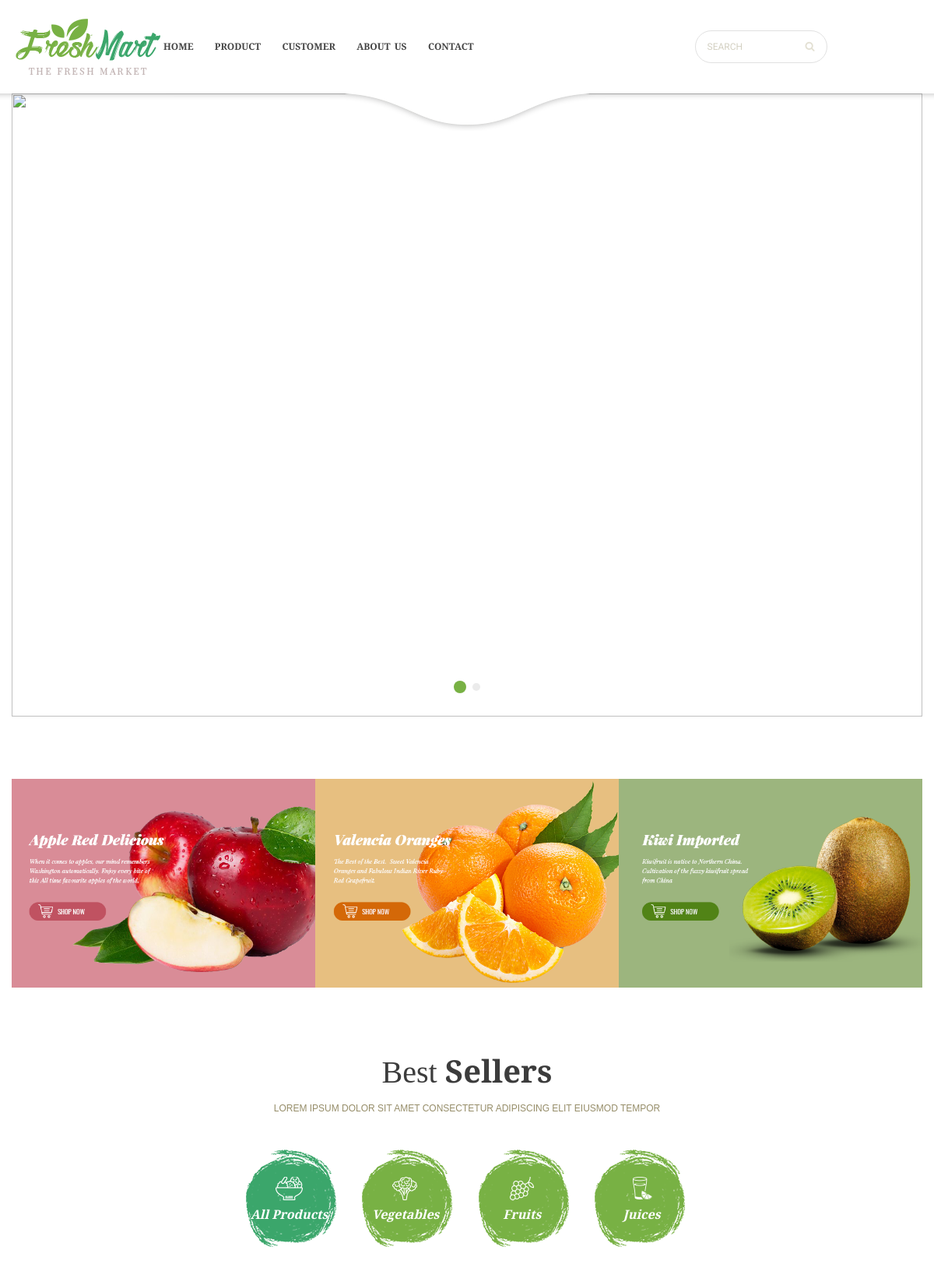
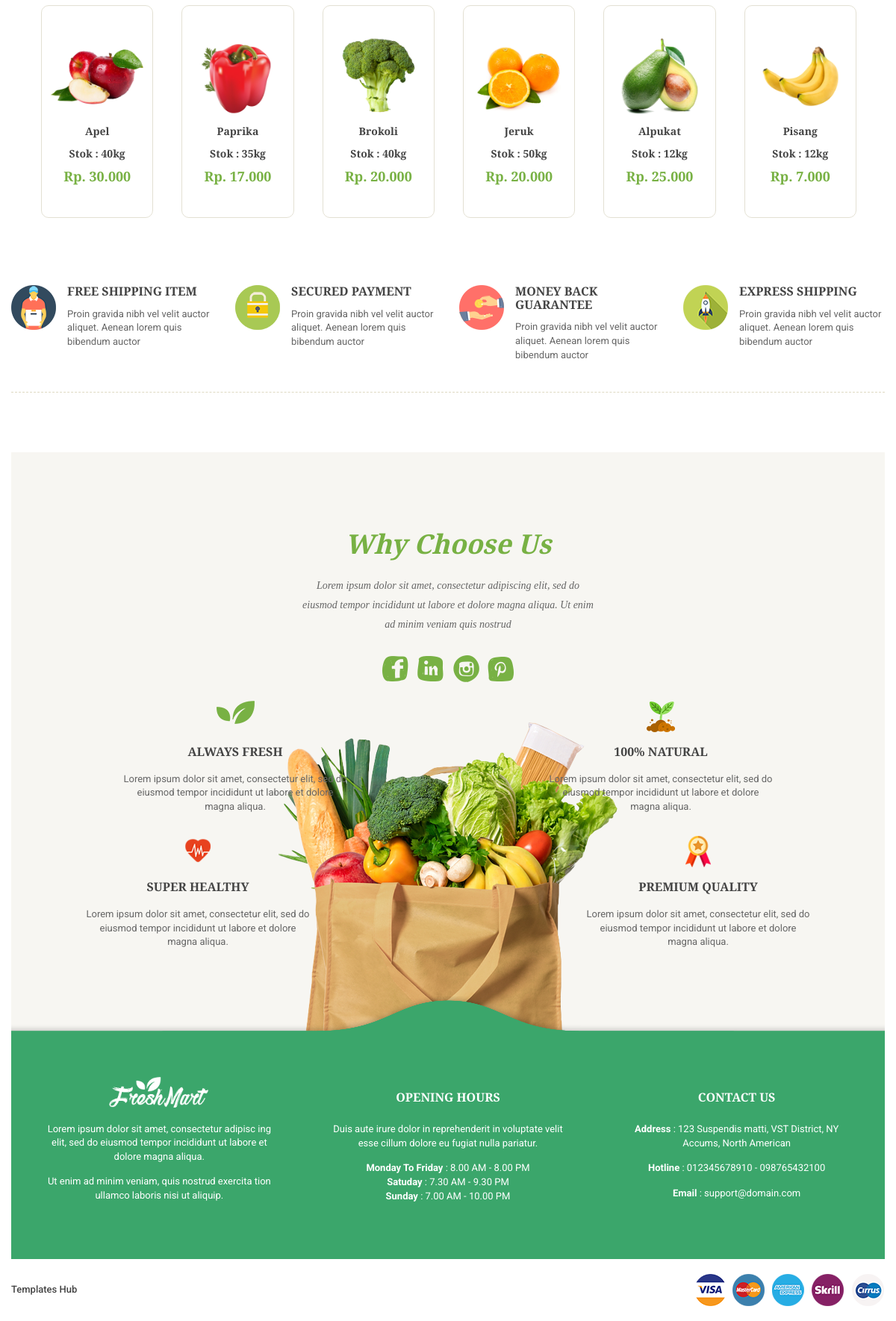
The app's page /home.php with its own data (2 pictures, top to bottom).
### tables this page shows
CREATE TABLE `produk` (
  `id_produk` int(11) NOT NULL,
  `nama_produk` varchar(50) NOT NULL,
  `id_kategori` int(10) NOT NULL,
  `stok` int(10) NOT NULL,
  `satuan` varchar(5) NOT NULL,
  `harga` int(11) NOT NULL,
  `gambar` varchar(100) DEFAULT NULL
);

### home.php (the view, shortened to what this page needs)
<!DOCTYPE php>
<php lang="zxx">
<head>
		<link rel="stylesheet" href="libs/bootstrap/css/bootstrap.css">
		<link rel="stylesheet" href="libs/font-awesome/css/font-awesome.min.css">
		<link rel="stylesheet" href="libs/font-material/css/material-design-iconic-font.min.css">
		<link rel="stylesheet" href="libs/nivo-slider/css/nivo-slider.css">
		<link rel="stylesheet" href="libs/nivo-slider/css/animate.css">
		<link rel="stylesheet" href="libs/nivo-slider/css/style.css">
		<link rel="stylesheet" href="libs/owl.carousel/assets/owl.carousel.min.css">
		<link rel="stylesheet" href="libs/slider-range/css/jslider.css">
		<link rel="stylesheet" href="css/style.css">
		<link rel="stylesheet" href="css/reponsive.css">
	</head>
	<body class="home home-4">
		<div id="all">
			<header id="header">
				<div class="header-top">
					<div class="container">
						<div class="row margin-0">
							<div class="col-lg-2 col-md-2 col-sm-12 padding-0">
								<div class="logo">
									<a href="home.php">
										<img class="img-responsive" src="img/logo.png" alt="Logo">
									</a>
								</div>
							</div>
							<div class="col-lg-7 col-md-7 col-sm-12 padding-0">
								<div id="main-menu">
									<ul class="menu">
										<li class="dropdown">
											<a href="#" title="Homepage">Home</a>
										</li>
										<li class="dropdown">
											<a href="produk/product.php" title="Product">Product</a>
										</li>
										<li class="dropdown">
											<a href="customer/page-customer.php">Customer</a>
										</li>
										<li>
											<a href="page-about-us.php">About Us</a>
										</li>
										<li>
											<a href="page-contact.php">Contact</a>
										</li>
									</ul>
								</div>
							</div>
							<div class="col-lg-3 col-md-3 col-sm-12 padding-0">
								<div class="form-search">
									<form action="#" method="get">
										<input type="text" class="form-input" placeholder="Search">
										<button type="submit" class="fa fa-search"></button>
									</form>
								</div>
							</div>
						</div>
					</div>
				</div>
			</header>
			<div id="content" class="site-content">
				<div class="section slideshow">
					<div class="container">
						<div class="tiva-slideshow-wrapper">
							<div id="tiva-slideshow" class="nivoSlider">
							</div>
						</div>
						<div class="section banners-block">
							<div class="row margin-0">
								<div class="col-lg-4 col-md-4 col-sm-4 col-xs-12 padding-0">
									<div class="banner-item effect">
										<a href="#">
											<img class="img-responsive" src="img/banner/home1-banner-1.png" alt="Banner 1">
										</a>
									</div>
								</div>
								<div class="col-lg-4 col-md-4 col-sm-4 col-xs-12 padding-0">
									<div class="banner-item effect">
										<a href="#">
											<img class="img-responsive" src="img/banner/home1-banner-2.png" alt="Banner 2">
										</a>
									</div>
								</div>
								<div class="col-lg-4 col-md-4 col-sm-4 col-xs-12 padding-0">
									<div class="banner-item effect">
										<a href="#">
											<img class="img-responsive" src="img/banner/home1-banner-3.png" alt="Banner 3">
										</a>
									</div>
								</div>
							</div>
						</div>
					</div>
				</div>
				<div class="section products-block product-tab nav-color show-hover nav-round best-sellers">
					<div class="block-title">
						<h2 class="title">Best <span>Sellers</span></h2>
						<div class="sub-title">Lorem ipsum dolor sit amet consectetur adipiscing elit eiusmod tempor</div>
					</div>
					<div class="block-content">
						<div class="tab-nav">
							<ul>
								<li class="active">
									<a data-toggle="tab" href="#all-products">
										<img src="img/product/product-category-0.png" alt="All Product">
										<span>All Products</span>
									</a>
								</li>
								<li>
									<a data-toggle="tab" href="#vegetables">
										<img src="img/product/product-category-1.png" alt="Vegetables">
										<span>Vegetables</span>
									</a>
								</li>
								<li>
									<a data-toggle="tab" href="#fruits">
										<img src="img/product/product-category-2.png" alt="Fruits">
										<span>Fruits</span>
									</a>
								</li>
								<li>
									<a data-toggle="tab" href="#juices">
										<img src="img/product/product-category-4.png" alt="Juices">
										<span>Juices</span>
									</a>
								</li>
							</ul>
						</div>
						<div class="tab-content">
							<?php
								include "connection.php";
								$query_all = mysqli_query($connection, "SELECT * FROM produk INNER JOIN kategori ON produk.id_kategori = kategori.id_kategori");
							?>
							<div role="tabpanel" class="tab-pane fade in active" id="all-products">
								<div class="products owl-theme owl-carousel">
									<?php
                						while ($data = mysqli_fetch_array($query_all)) {
                					?>
										<div class="product-item">
											<div class="product-image">
												<a href="product-detail-left-sidebar.php">
													<img class="img-responsive" src="img/product/<?php echo $data['gambar'];?>" alt="Product Image">
												</a>
											</div>
											<div class="product-title">
												<a href="product-detail-left-sidebar.php">
													<?php echo $data['nama_produk'];?>
												</a>
											</div>
											<div class="product-title">
												<a href="product-detail-left-sidebar.php">
												Stok : 	<?php echo $data['stok']. $data['satuan'];?>
												</a>
											</div>
											<div class="product-price">
												<span class="sale-price"><?php $angka = $data['harga']; echo "Rp. " . number_format($angka,0,',','.'); ?></span>
											</div>
										</div>
								<?php } ?>
								</div>
							</div>
						</div>
					</div>
				</div>
				<div class="section payment-intro">
					<div class="container">
						<div class="payment-wrap">
							<div class="row">
								<div class="col-lg-3 col-md-3 col-sm-6 col-xs-12">
									<div class="item d-flex">
										<div class="item-left">
											<img src="img/home1-payment-1.png" alt="Payment Intro">
										</div>
										<div class="item-right">
											<h3 class="title">Free Shipping item</h3>
											<div class="content">Proin gravida nibh vel velit auctor aliquet. Aenean lorem quis bibendum auctor</div>
										</div>
									</div>
								</div>
								<div class="col-lg-3 col-md-3 col-sm-6 col-xs-12">
									<div class="item d-flex">
										<div class="item-left">
											<img src="img/home1-payment-2.png" alt="Payment Intro">
										</div>
										<div class="item-right">
											<h3 class="title">Secured Payment</h3>
											<div class="content">Proin gravida nibh vel velit auctor aliquet. Aenean lorem quis bibendum auctor</div>
										</div>
									</div>
								</div>
								<div class="col-lg-3 col-md-3 col-sm-6 col-xs-12">
									<div class="item d-flex">
										<div class="item-left">
											<img src="img/home1-payment-3.png" alt="Payment Intro">
										</div>
										<div class="item-right">
											<h3 class="title">Money Back Guarantee</h3>
											<div class="content">Proin gravida nibh vel velit auctor aliquet. Aenean lorem quis bibendum auctor</div>
										</div>
									</div>
								</div>
								<div class="col-lg-3 col-md-3 col-sm-6 col-xs-12">
									<div class="item d-flex">
										<div class="item-left">
											<img src="img/home1-payment-4.png" alt="Payment Intro">
										</div>
										<div class="item-right">
											<h3 class="title">Express Shipping</h3>
											<div class="content">Proin gravida nibh vel velit auctor aliquet. Aenean lorem quis bibendum auctor</div>
										</div>
									</div>
								</div>
							</div>
						</div>
					</div>
				</div>
				<div class="section intro">
					<div class="block-content">
						<div class="container">
							<div class="intro-wrap">
								<div class="row">
									<div class="col-lg-12 col-md-12 text-center">
										<div class="intro-header">
											<h3>Why Choose Us</h3>
											<p>Lorem ipsum dolor sit amet, consectetur adipiscing elit, sed do eiusmod tempor incididunt ut labore et dolore magna aliqua. Ut enim ad minim veniam quis nostrud</p>
										</div>
										<div class="intro-social">
											<ul>
												<li><a href="#"><img src="img/intro-social-1.png" alt="Social Item"></a></li>
												<li><a href="#"><img src="img/intro-social-2.png" alt="Social Item"></a></li>
												<li><a href="#"><img src="img/intro-social-3.png" alt="Social Item"></a></li>
												<li><a href="#"><img src="img/intro-social-4.png" alt="Social Item"></a></li>
											</ul>
										</div>
									</div>
									<div class="col-lg-6 col-md-6 col-sm-6 top-left text-center">
										<div class="intro-item">
											<p><img src="img/intro-icon-1.png" alt="Intro Image"></p>
											<h4>Always Fresh</h4>
											<p>Lorem ipsum dolor sit amet, consectetur elit, sed do eiusmod tempor incididunt ut labore et dolore magna aliqua.</p>
										</div>
									</div>
									<div class="col-lg-6 col-md-6 col-sm-6 top-right text-center">
										<div class="intro-item">
											<p><img src="img/intro-icon-2.png" alt="Intro Image"></p>
											<h4>100% Natural</h4>
											<p>Lorem ipsum dolor sit amet, consectetur elit, sed do eiusmod tempor incididunt ut labore et dolore magna aliqua.</p>
										</div>
									</div>
									<div class="col-lg-6 col-md-6 col-sm-6 bottom-left text-center">
										<div class="intro-item">
											<p><img src="img/intro-icon-3.png" alt="Intro Image"></p>
											<h4>Super Healthy</h4>
											<p>Lorem ipsum dolor sit amet, consectetur elit, sed do eiusmod tempor incididunt ut labore et dolore magna aliqua.</p>
										</div>
									</div>
									<div class="col-lg-6 col-md-6 col-sm-6 bottom-right text-center">
										<div class="intro-item">
											<p><img src="img/intro-icon-4.png" alt="Intro Image"></p>
											<h4>Premium Quality</h4>
											<p>Lorem ipsum dolor sit amet, consectetur elit, sed do eiusmod tempor incididunt ut labore et dolore magna aliqua.</p>
										</div>
									</div>
								</div>
							</div>
						</div>
					</div>
				</div>
			</div>
			<footer id="footer">
				<div class="footer">
					<div class="container">
						<div class="footer-wrap">
							<div class="row">
								<div class="col-lg-4 col-md-4 col-sm-6 col-xs-12 footer-col">
									<div class="block text">
										<div class="block-content">
											<a href="home-4.php" class="logo-footer">
												<img src="img/logo-3.png" alt="Logo">
											</a>
											<p>Lorem ipsum dolor sit amet, consectetur adipisc ing elit, sed do eiusmod tempor incididunt ut labore et dolore magna aliqua.</p>
											<p>Ut enim ad minim veniam, quis nostrud exercita tion ullamco laboris nisi ut aliquip.</p>
										</div>
									</div>
								</div>
								<div class="col-lg-4 col-md-4 col-sm-6 col-xs-12 footer-col">
									<div class="block text">
										<h2 class="block-title">Opening Hours</h2>
										<div class="block-content">
											<p>Duis aute irure dolor in reprehenderit in voluptate velit esse cillum dolore eu fugiat nulla pariatur. </p>
											<p>
												<strong>Monday To Friday</strong> : 8.00 AM - 8.00 PM<br>
												<strong>Satuday</strong> : 7.30 AM - 9.30 PM<br>
												<strong>Sunday</strong> : 7.00 AM - 10.00 PM
											</p>
										</div>
									</div>
								</div>
								<div class="col-lg-4 col-md-4 col-sm-6 col-xs-12 footer-col">
									<div class="block text">
										<h2 class="block-title">Contact Us</h2>
										<div class="block-content">
											<div class="contact">
												<p><strong>Address</strong> : 123 Suspendis matti, VST District, NY Accums, North American</p>
												<p><strong>Hotline</strong> : 012345678910 - 098765432100</p>
												<p><strong>Email</strong> : <a href="mailto:support@domain.com">support@domain.com</a></p>
											</div>
										</div>
									</div>
								</div>
							</div>
						</div>
					</div>
				</div>
				<div class="footer-copyright">
					<div class="container">
						<div class="row">
							<div class="col-lg-7 col-md-7 col-sm-7 col-xs-12">
								<div class="copyright"><a target="_blank" href="https://www.templateshub.net">Templates Hub</a></div>
							</div>
							<div class="col-lg-5 col-md-5 col-sm-5 col-xs-12 align-right">
								<div class="payment">
									<img src="img/payment.png" alt="Payment">
								</div>
							</div>
						</div>
					</div>
				</div>
			</footer>
		</div>
	</body>
</php>

### libs/nivo-slider/css/nivo-slider.css (style rules this page uses)
.nivoSlider { position:relative; width:100%; height:auto; overflow: hidden; }

### libs/nivo-slider/css/style.css (style rules this page uses)
.tiva-slideshow-wrapper { position: relative; overflow: hidden; z-index: 9; }

### records on screen
produk: gambar (picture), nama_produk "Apel", stok "40", satuan "kg", harga "30.000"
produk: gambar (picture), nama_produk "Paprika", stok "35", satuan "kg", harga "17.000"
produk: gambar (picture), nama_produk "Brokoli", stok "40", satuan "kg", harga "20.000"
produk: gambar (picture), nama_produk "Jeruk", stok "50", satuan "kg", harga "20.000"
produk: gambar (picture), nama_produk "Alpukat", stok "12", satuan "kg", harga "25.000"
produk: gambar (picture), nama_produk "Pisang", stok "12", satuan "kg", harga "7.000"
